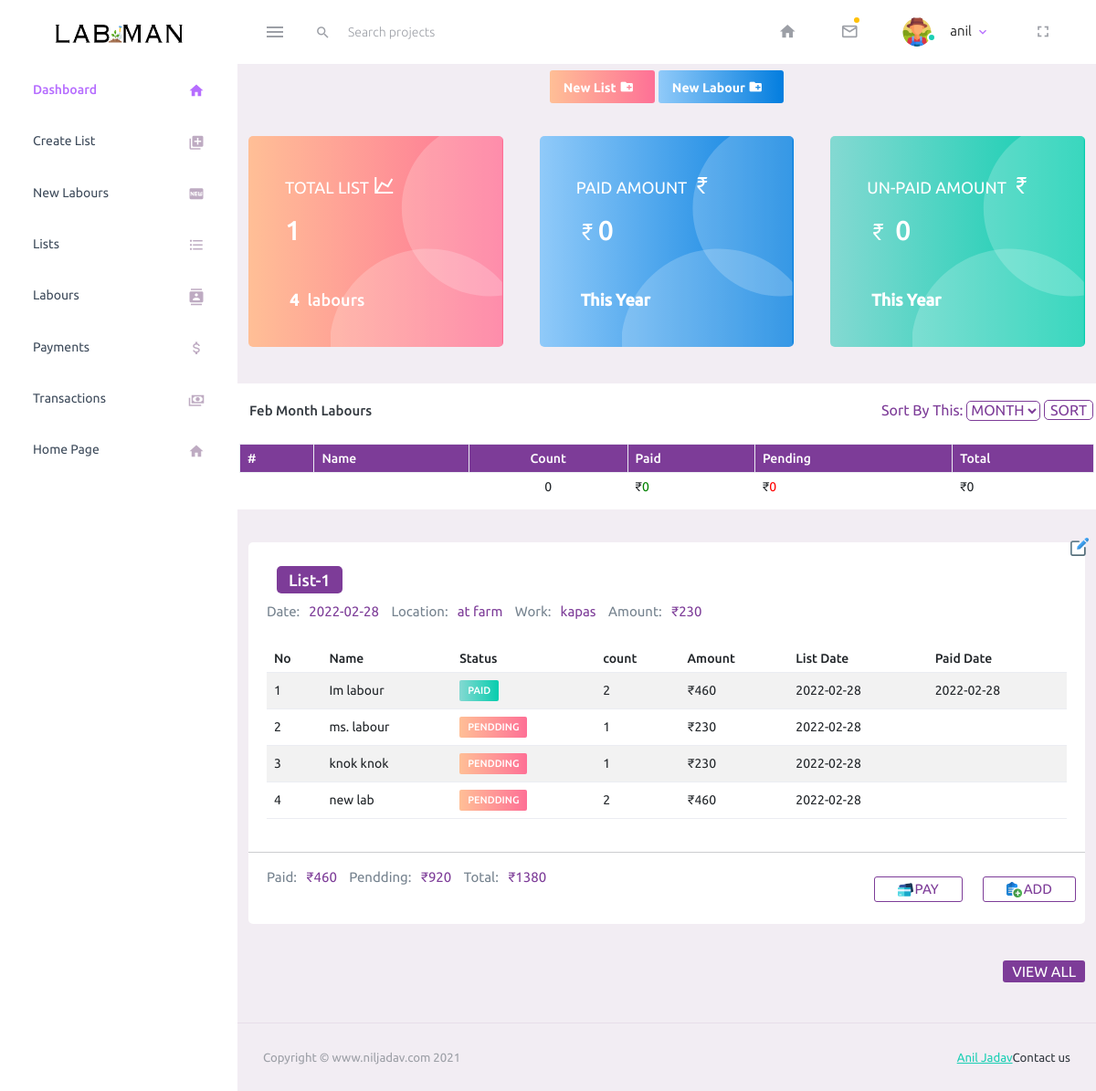
Page /admin/Admin.php (signed in) on the committed database.
### tables this page shows
CREATE TABLE `4anil` (
  `id` int(11) NOT NULL,
  `listid` int(11) NOT NULL,
  `lid` int(11) DEFAULT NULL,
  `listname` varchar(100) NOT NULL,
  `name` varchar(100) NOT NULL,
  `location` varchar(20) NOT NULL,
  `work` varchar(20) NOT NULL,
  `count` int(11) NOT NULL,
  `amt` float NOT NULL,
  `status` varchar(11) NOT NULL,
  `pdate` date DEFAULT NULL,
  `ldate` date NOT NULL
);

### admin/component/countblock.php (called while the page is built, shortened)
<?php
            include("database/db_con.php");
            $crow1 = mysqli_fetch_row(mysqli_query($conn,"SELECT count(DISTINCT(listname)) FROM ".$_SESSION['userdb'].";"));
            $crow2 = mysqli_fetch_row(mysqli_query($conn,"SELECT count(DISTINCT(lid)) FROM labours WHERE userdb='".$_SESSION['userdb']."';"));
            $sum = 0;
            $sum1 = 0;
        ?>

### admin/Admin.php (the view, shortened to what this page needs)
<?php
  include("database/db_con.php");
      include("component/countblock.php");
?>
<!DOCTYPE html>
<html lang="en">
  <head>
    <link rel="stylesheet" href="assets/vendors/mdi/css/materialdesignicons.min.css">
    <link rel="stylesheet" href="assets/vendors/css/vendor.bundle.base.css">
    <link rel="stylesheet" href="assets/css/style.css">
  </head>
  <body>
    <div class="container-scroller">
       <?php include("component/navbar.php"); ?>
      <div class="container-fluid page-body-wrapper">
        <div class="main-panel">
          <div class="content-wrapper">
           <div class="cutomrow"><center>
            <form method="POST">
                    <button name="btnnewlist" class="btn btn-gradient-danger btn-icon-text" style="padding:10px 15px;" id="btnnewlist">
                    <span>New List </span>  <i class="mdi  mdi-folder-plus   btn-icon-prepend"></i> </button>
                    <button name="btnnewlab" class="btn btn-gradient-info btn-icon-text" id="btnnewlist" style="padding:10px 15px;">
                     New Labour <i class="mdi  mdi-folder-plus   btn-icon-prepend"></i> </button>
            </form></center></div>
             <br> <br>
            <div class="row" >
              <div class="col-md-4 stretch-card grid-margin">
                <div class="card bg-gradient-danger card-img-holder text-white">
                  <div class="card-body">
                    <img src="assets/images/dashboard/circle.svg" class="card-img-absolute" alt="circle-image" />
                    <h4 class="font-weight-normal mb-3"> TOTAL LIST <i class="mdi mdi-chart-line mdi-24px float-right"></i>
                    </h4>
                    <h2 class="mb-5"> <?php echo$crow1[0];?></h2>
                    <h4 class="card-text"><span style="font-weight: bolder;  padding: 5px; border-radius: 4px;"> <?php echo$crow2[0];?></span> labours</h4>
                  </div>
                </div>
              </div>
              <div class="col-md-4 stretch-card grid-margin">
                <div class="card bg-gradient-info card-img-holder text-white">
                  <div class="card-body">
                    <img src="assets/images/dashboard/circle.svg" class="card-img-absolute" alt="circle-image" />
                    <h4 class="font-weight-normal mb-3">PAID AMOUNT <i class="mdi mdi-currency-inr mdi-24px float-right"></i>
                    </h4>
                    <h2 class="mb-5"> <i class="mdi mdi-currency-inr mdi-24px float-right "></i><?php echo$sum;?></h2>
                    <h4 class="card-text"><span style="font-weight: bolder;  padding: 5px; border-radius: 4px;">This Year</span></h4>
                  </div>
                </div>
              </div>
              <div class="col-md-4 stretch-card grid-margin">
                <div class="card bg-gradient-success card-img-holder text-white">
                  <div class="card-body">
                    <img src="assets/images/dashboard/circle.svg" class="card-img-absolute" alt="circle-image" />
                    <h4 class="font-weight-normal mb-3">UN-PAID AMOUNT <i class="mdi mdi-currency-inr mdi-24px float-right"></i>
                    </h4>
                    <h2 class="mb-5"><i class="mdi mdi-currency-inr mdi-24px float-right"></i> <?php echo$sum1;?></h2>
                    <h4 class="card-text"><span style="font-weight: bolder;  padding: 5px; border-radius: 4px;">This Year</span></h4>
                  </div>
                </div>
              </div>
            </div>
            <div class="row">
                <div style="background-color:white; padding:10px;">
                              <table style="width:100%;">
                                <td><h6 class="card-title">
                              <?php
                            if(isset($_POST["srtbtn"]))
                              {
                                if($_POST['sort'] == 'd'){
                                $condition = " AND ldate like '".date("Y-m-d")."'";
                                echo "Today's Labours..";
                               }else if($_POST['sort'] == 'm'){
                                $condition = " AND (ldate >= '".date("Y-m")."-01') " ;
                                echo "".date("M")." Month Labours";
                               }else if($_POST['sort'] == 'y'){
                                $condition = " AND (ldate > '".date("Y")."-01-01' OR ldate like '".date("Y")."-01-01')" ;
                                 echo "This Year Labours..";
                               }else if($_POST['sort'] == 'a'){
                                $condition = "" ;
                                 echo "All Time..";
                               }else{$condition ="";}
                              }
                              else{$condition = " AND (ldate >= '".date("Y-m")."-01') " ; echo "".date("M")." Month Labours"; }
                              ?>
                                </h6></td>
                                <td align="right"><form method="POST" >
                                    <span style="color:#7d3c98; margin-left:10px;">Sort By This:</span>
                                    <select id="gets" name="sort" style="color:#7d3c98; border-radius: 5px; border:1px solid #7d3c98; background-color:#0000;" >
                                    <option value="m" selected>MONTH</option>
                                    </select>
                                    <input type="submit" name="srtbtn" value="SORT" style="color:#7d3c98; border-radius: 5px; border:1px solid #7d3c98; background: #0000;"/>
                                </form></td></table>
                    </p><div class="table-responsive">
                    <table class="table table-bordered">
                      <thead>
                        <tr style="background-color: #7d3c98; color: white;">
                          <th > # </th>
                          <th> Name </th>
                          <th> <center>Count</center> </th>
                          <th> Paid </th>
                          <th> Pending </th>
                          <th> Total </th>
                        </tr>
                      </thead>
                      <tbody>
                      <?php
                        $tcount = 0;
                        $tpaid = 0;
                        $tpen = 0;
                        $qry2 = "SELECT name FROM labours WHERE userdb='".$_SESSION['userdb']."';";
                        $res2 = mysqli_query($conn,$qry2);
                        while($row2 = mysqli_fetch_assoc($res2))
                        {
                           $paidamt=0;
                           $Penddingamt=0;
                           $c=0;
                            $tcount+= $c;
                            $tpaid+=$paidamt;
                            $tpen+= $Penddingamt;
                        }
                           echo '<tr style="border:none;"><td colspan="2" style="border:none;"></td>
                           <td style="border:none;"><center>'.$tcount.'</center></td>
                           <td style="border:none;">₹<span style="color:green;">'.$tpaid.'</span></td>
                           <td style="border:none;">₹<span style="color:red;">'.$tpen.'</span></td>
                           <td style="border:none;">₹'.($tpaid+$tpen).'</td></tr>';
                      ?>
                      </tbody>
                    </table>
                    </div>
                  </div>
            </div>
            <br><br>
              <div class="row">
              <?php
                $res = mysqli_query($conn,"SELECT listname,location,work,ldate,amt FROM ".$_SESSION['userdb']." GROUP BY listname ORDER BY ldate DESC,id DESC;");
                while($row = mysqli_fetch_assoc($res))
                    {
                      $no = 1;
                      $amt = 0;
                      $paid = 0;
                      $pendding = 0;
                        echo '<div class="col-lg-12 grid-margin stretch-card">
                              <div class="card">
                              <div clas="card-body" style="padding:20px;">
                                <table style="width:100%;";><td>
                                <h4 class="card-title"><span style="color:white; padding:5px 13px; border-radius:5px; background-color:#7d3c98;">'.$row["listname"].'</span></h4></td><td>
                                  <a href="updatelist.php?list='.$row["listname"].'" class="editlist"><img src="assets/images/ui/editlist.png"></img></a></td></table>
                                <p class="card-description"> Date:<span style="color: #7d3c98; padding:5px 10px;">'.$row["ldate"].'</span>
                                Location:<span style="color: #7d3c98; padding:5px 10px;">'.$row["location"].'</span>
                                Work:<span style="color: #7d3c98; padding:5px 10px;">'.$row["work"].'</span>
                                Amount:<span style="color: #7d3c98; padding:5px 10px;">₹'.$row["amt"].'</span></p>
                            <div class="table-responsive">
                            <table class="table table-striped">
                              <thead>
                                <tr>
                                  <th> No </th>
                                  <th> Name </th>
                                  <th> Status </th>
                                  <th> count </th>
                                  <th> Amount </th>
                                  <th> List Date </th>
                                  <th> Paid Date </th>
                                </tr>
                              </thead>
                              <tbody>';
                      $res1 = mysqli_query($conn,"SELECT name,status,amt,pdate,count,ldate FROM ".$_SESSION['userdb']." WHERE listname='".$row["listname"]."';");
                      while($row1 = mysqli_fetch_assoc($res1))
                          {
                              $lname = $row1["name"];
                              if($row1["status"]=="PENDDING")
                                  {
                                    $statuscolor = "danger";
                                    $pendding += ($row1["amt"]*$row1['count']);
                                  }
                              else
                                  {
                                   $statuscolor = "success";
                                   $paid += ($row1["amt"]*$row1['count']);
                                  }
                              echo '<tr>
                                    <td >'.$no.'</td>
                                    <td >'.$lname.'</td>
                                    <td><label class="badge badge-gradient-'.$statuscolor.'">'.$row1["status"].'</label></td>
                                    <td>'.$row1["count"].'</td>
                                    <td > ₹'.($row1["amt"]*$row1["count"]).' </td>
                                    <td> '.$row1["ldate"].' </td>
                                    <td > '.$row1["pdate"].' </td>
                                    </tr>';
                                  $no++;
                                  $amt+= ($row1["amt"]*$row1["count"]);
                          }
                        echo ' </tbody>
                               </table>
                               </div></div><hr>
                               <p class="card-description" style="margin-left:20px;">Paid:<span style="color: #7d3c98; padding:5px 10px;">₹'.$paid.'</span>
                               Pendding:<span style="color: #7d3c98; padding:5px 10px;">₹'.$pendding.'</span>
                               Total:<span style="color: #7d3c98; padding:5px 10px;">₹'.$amt.'</span>';
                         echo '<a href="lists.php?add='.$row["listname"].'" class="addbtn"><img src="assets/images/ui/add1.png"></img>ADD</a>';
                        if($pendding > 0)
                            echo '<a href="paylists.php?list='.$row["listname"].'" class="paybtn"><img src="assets/images/ui/pay.png"></img>PAY</a>';
                        echo '</p></div></div>';
                    }
              ?>
              <div style="width: 100%;">
              <a href="lists.php" style="float: right;"><button style="background-color:#7d3c98 ; border:none; border-radius: 3px; color:white; padding:3px 10px;">VIEW ALL</button></a>
              </div>
            </div>
          </div>
          <?php include("component/footer.php"); ?>
        </div>
      </div>
    </div>
  </body>
</html>

### rows in the picture
4anil: name "Im labour", status "PAID", count "2", $row1["amt"]*$row1["count"] "460", ldate "2022-02-28", pdate "2022-02-28"
4anil: name "ms. labour", status "PENDDING", count "1", $row1['amt']*$row1['count'] "230", ldate "2022-02-28"
4anil: name "knok knok", status "PENDDING", count "1", $row1['amt']*$row1['count'] "230", ldate "2022-02-28"
4anil: name "new lab", status "PENDDING", count "2", $row1["amt"]*$row1["count"] "460", ldate "2022-02-28"

### other values in the picture
$_SESSION['name'] "anil"
$crow1[0] "1"
$crow2[0] "4"
$sum "0"
$sum1 "0"
$tcount "0"
$tpaid "0"
$tpen "0"
$tpaid+$tpen "0"
$row["listname"] "List-1"
$row["ldate"] "2022-02-28"
$row["location"] "at farm"
$row["work"] "kapas"
$row["amt"] "230"
$paid "460"
